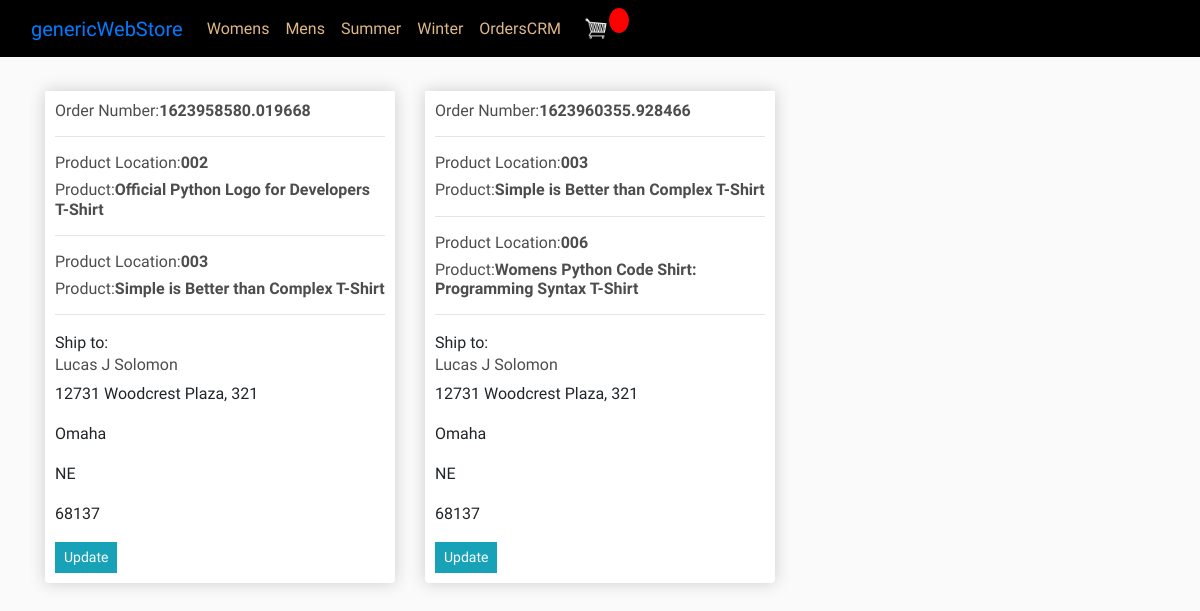
/orders/, run on an earlier commit of the app's database.
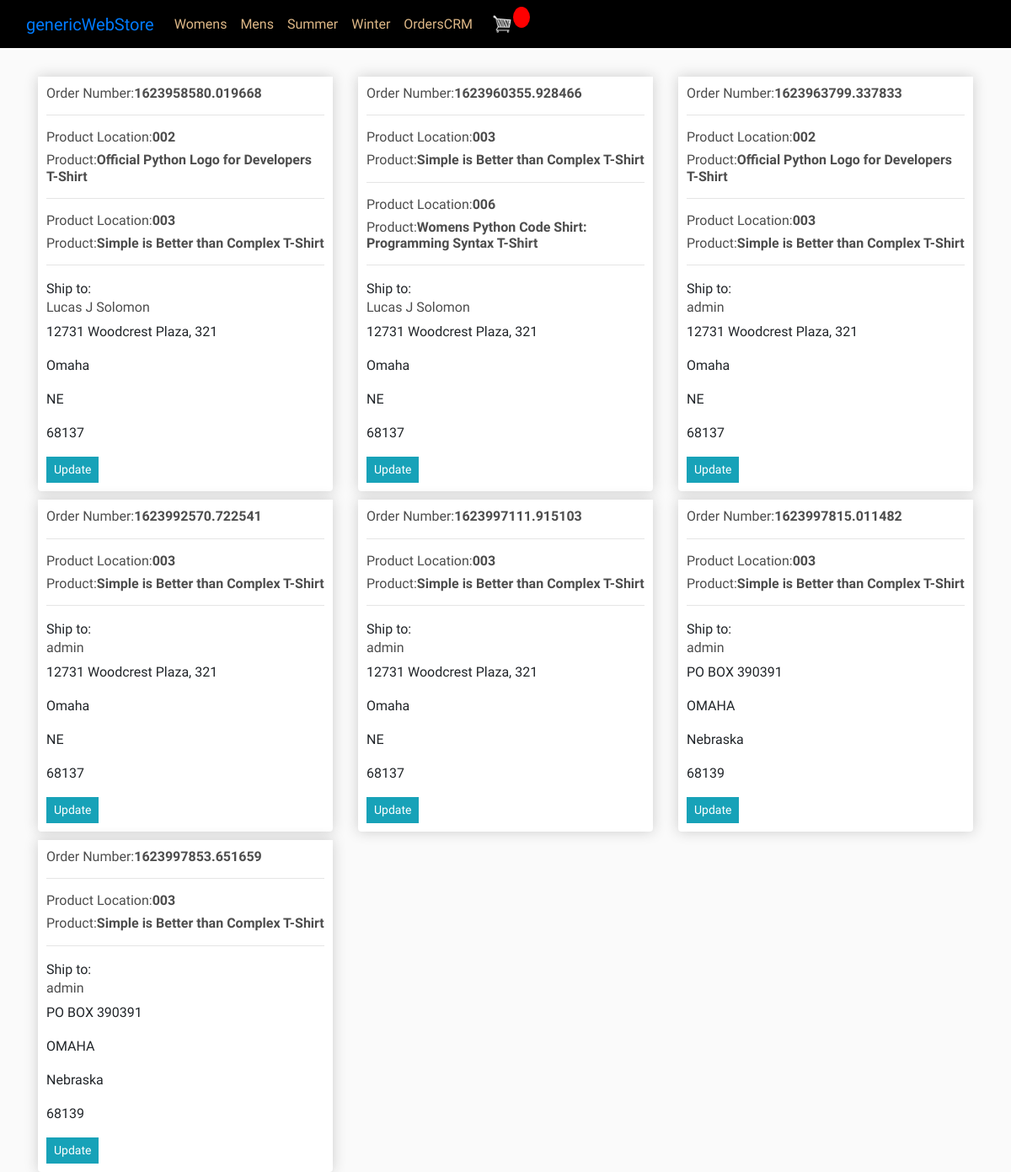
And on a later commit of the database.
### store/models.py (models this page shows, shortened)
class ShippingAddress(models.Model):
	STATUS = (
			('Pending', 'Pending'),
			('Picked', 'Picked'),
			('Shipped', 'Shipped'),
			('Out for delivery', 'Out for delivery'),
			('Delivered', 'Delivered'),
			)
	customer = models.ForeignKey(Customer, on_delete=models.SET_NULL, null=True)
	order = models.ForeignKey(Order, on_delete=models.SET_NULL, null=True)
	orderItem = models.ManyToManyField(OrderItem)
	address = models.CharField(max_length=200, null=False)
	city = models.CharField(max_length=200, null=False)
	state = models.CharField(max_length=200, null=False)
	zipcode = models.CharField(max_length=200, null=False)
	date_added = models.DateTimeField(auto_now_add=True)
	status = models.CharField(max_length=200, null=True,blank=True, choices=STATUS)
	note = models.CharField(max_length=1000, null=True, blank=True)

class Order(models.Model):
	customer = models.ForeignKey(Customer, on_delete=models.SET_NULL, null=True, blank=True)
	date_ordered = models.DateTimeField(auto_now_add=True)
	complete = models.BooleanField(default=False)
	transaction_id = models.CharField(max_length=100, null=True)
	def __str__(self):
		return str(self.transaction_id)

class OrderItem(models.Model):
	product = models.ForeignKey(Product, on_delete=models.SET_NULL, null=True)
	order = models.ForeignKey(Order, on_delete=models.SET_NULL, null=True)
	quantity = models.IntegerField(default=0, null=True, blank=True)
	date_added = models.DateTimeField(auto_now_add=True)

class Product(models.Model):
	sCATEGORY = (
			('Summer', 'Summer'),
			('Winter', 'Winter'),
			)
	gCATEGORY = (
			('Womens', 'Womens'),
			('Mens', 'Mens'),
			)
	LOCATION = (
			('001','001'),
			('002','002'),
			('003','003'),
			('004','004'),
			('005','005'),
			('006','006'),
			('007','007'),
			)
	name = models.CharField(max_length=200)
	description = models.CharField(max_length=200, null=True, blank=True)
	genderCategory = models.CharField(max_length=200, null=True, choices=gCATEGORY)
	seasonCategory = models.CharField(max_length=200, null=True, choices=sCATEGORY)
	price = models.FloatField()
	slPrice = models.FloatField(null=True, blank=True)
	lwstPrice = models.FloatField(null=True, blank=True)
	cost = models.FloatField(null=True, blank=True)
	location = models.CharField(max_length=200, null=True, choices=LOCATION)
	mnfDscptn = models.TextField(null=True, blank=True)
	mnfBrCd = models.CharField(max_length=200, default=False)
	digital = models.BooleanField(default=False,null=True, blank=True)
	image = models.ImageField(null=True, blank=True)
	image2 = models.ImageField(null=True, blank=True)
	image3 = models.ImageField(null=True, blank=True)
	date_created = models.DateTimeField(auto_now_add=True, null=True)
	tags = models.ManyToManyField(Tag)
	newItem = models.BooleanField(default=False,null=True, blank=True)
	whatsHot = models.BooleanField(default=False,null=True, blank=True)
	promo = models.BooleanField(default=False,null=True, blank=True)
	def __str__(self):
		return self.name

class Customer(models.Model):
	user = models.OneToOneField(User, null=True, blank=True, on_delete=models.CASCADE)
	name = models.CharField(max_length=200, null=True)
	email = models.CharField(max_length=200)
	def __str__(self):
		return self.name

### CRM/views.py (the view)
# urls.py: path('orders/', views.orders, name="orders"),
def orders(request):
    order = Order.objects.all()
    item = OrderItem.objects.all()
    address = ShippingAddress.objects.all()
    context = {'order':order, 'address': address, 'item':item}
    return render(request, 'crm/orders.html', context)

### CRM/templates/CRM/orders.html
{% extends 'store/main.html' %}
{% load static %}
{% block content %}
<div class="row">
    {% for i in address %}
    <div class="col-lg-4">
        <div class="box-element product">
            <h6>Order Number:<strong>{{ i.order }}</strong></h6>
            <hr>
            {% for item in i.orderItem.all %}
            <h6>Product Location:<strong>{{ item.product.location }}</strong></h6>
            <h6>Product:<strong>{{ item.product }}</strong></h6>
            <hr>
            {% endfor %}
            Ship to:
         <h6>{{ i.customer }}</h6>
            <p>{{ i.address }}</p>
            <p> {{ i.city }}</p>
            <p> {{ i.state }}</p>
            <p> {{ i.zipcode }}</p>
            <a class="btn btn-sm btn-info" href="{% url 'updateOrder' i.id %}">Update</a>
        </div>
    </div>
    {% endfor %}
</div>
{% endblock content %}

### store/templates/store/main.html (shortened to what this page needs)
<!DOCTYPE html>
{% load static %}
<html>
<head>
	<link rel="stylesheet" href="https://stackpath.bootstrapcdn.com/bootstrap/4.4.1/css/bootstrap.min.css">
	<link rel="stylesheet" type="text/css" href="{% static 'css/main.css' %}">
</head>
<body>
	<nav class="navbar navbar-expand-lg">
		<div class="container-fluid">
		   <a class="navbar-brand" href="#">genericWebStore</a>
		   <div class="collapse navbar-collapse" id="navbarTogglerDemo01">
			  <ul class="navbar-nav me-auto mb-2 mb-lg-0">
				 <li class="nav-item">
					<a class="nav-link" href="{% url 'womens' %}">Womens</a>
				 </li>
				 <li class="nav-item">
					<a class="nav-link" href="{% url 'mens' %}">Mens</a>
				 </li>
				 <li class="nav-item">
					<a class="nav-link" href="{% url 'summer' %}">Summer</a>
				 </li>
				 <li class="nav-item">
					<a class="nav-link" href="{% url 'winter' %}">Winter</a>
				 </li>
				 <li class="nav-item">
					<a class="nav-link" href="{% url 'orders' %}">OrdersCRM</a>
				 </li>
			  </ul>
	    <div class="form-inline my-2 my-lg-0">
	     	<a href="{% url 'cart' %}">
	    		<img id="cart-icon" src="{% static 'images/cart.png' %}">
	    	</a>
	    	<p id="cart-total">{{cartItems}}</p>
	    </div>
	  </div>
	</nav>
     <div class="container">
            <br>
            {% block content %}
            {% endblock content %}
         </div>
</body>
</html>

### static/css/main.css (style rules this page uses)
body { background-color: hsl(0, 0%, 98%); font-family: 'Tomorrow', sans-serif; }
.navbar { background-color: black; }
.nav-link { color: burlywood; }
h1,h2,h3,h4,h5,h6 { color:hsl(0, 0%, 30%); }
.box-element { box-shadow:hsl(0, 0%, 80%) 0 0 16px; background-color: #fff; border-radius: 4px; padding: 10px; }
.product { border-radius: 0 0 4px 4px; }
#cart-icon { width:25px; display: inline-block; margin-left: 15px; }
#cart-total { display: block; text-align: center; color:#fff; background-color: red; width: 20px; height: 25px; border-radius: 50%; font-size: 14px; }
.col-lg-4, .col-lg-6, .col-lg-8, .col-lg-12 { margin-top: 10px; }
.btn { border-radius: 0; }

What changed in the data, as far as the page shows it:
added ShippingAddress: order "1623963799.337833", customer "admin", address "12731 Woodcrest Plaza, 321", city "Omaha", state "NE", zipcode "68137"
added OrderItem: product.location "002", product "Official Python Logo for Developers T-Shirt", shown under "1623963799.337833"
added OrderItem: product.location "003", product "Simple is Better than Complex T-Shirt", shown under "1623963799.337833"
added ShippingAddress: order "1623992570.722541", customer "admin", address "12731 Woodcrest Plaza, 321", city "Omaha", state "NE", zipcode "68137"
added OrderItem: product.location "003", product "Simple is Better than Complex T-Shirt", shown under "1623992570.722541"
added ShippingAddress: order "1623997111.915103", customer "admin", address "12731 Woodcrest Plaza, 321", city "Omaha", state "NE", zipcode "68137"
added OrderItem: product.location "003", product "Simple is Better than Complex T-Shirt", shown under "1623997111.915103"
added ShippingAddress: order "1623997815.011482", customer "admin", address "PO BOX 390391", city "OMAHA", state "Nebraska", zipcode "68139"
added OrderItem: product.location "003", product "Simple is Better than Complex T-Shirt", shown under "1623997815.011482"
added ShippingAddress: order "1623997853.651659", customer "admin", address "PO BOX 390391", city "OMAHA", state "Nebraska", zipcode "68139"
added OrderItem: product.location "003", product "Simple is Better than Complex T-Shirt", shown under "1623997853.651659"
